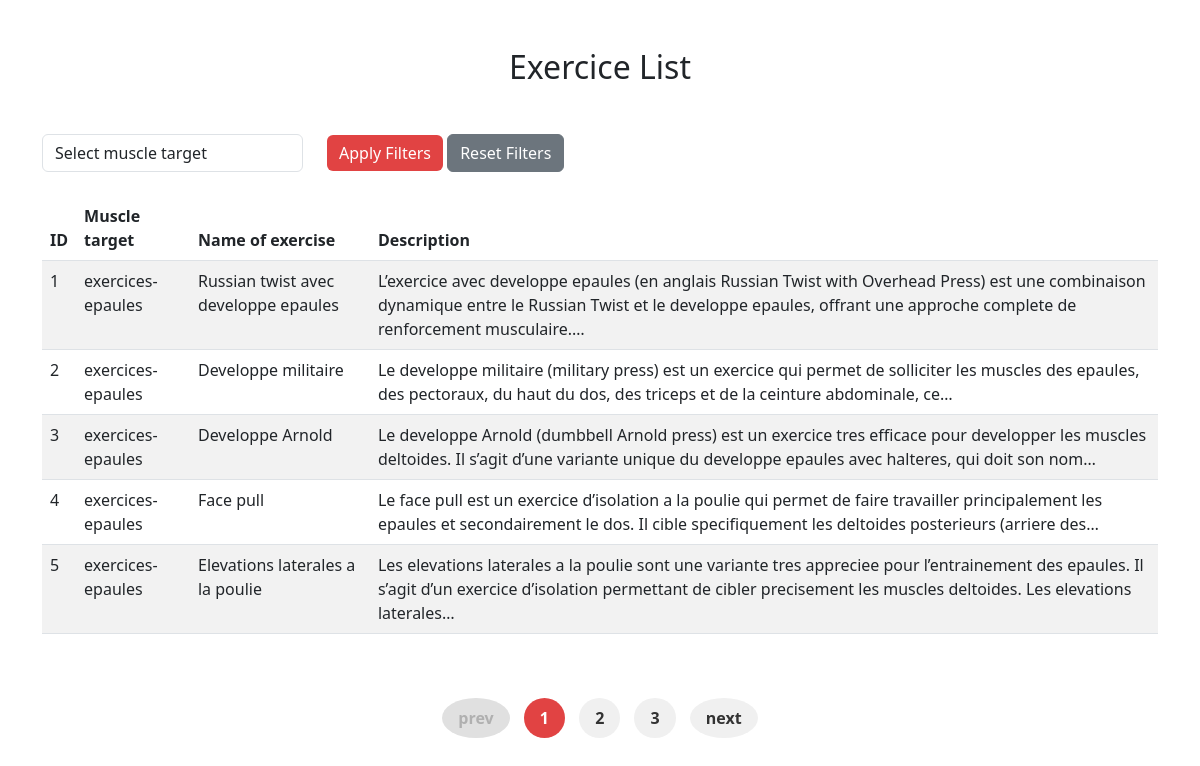
The page /exercices/ on the database its author committed.
### level_prediction/models.py (models this page shows, shortened)
class Exercice(models.Model):
    Name = models.CharField(max_length=100)
    Title = models.CharField(max_length=100)
    Excerpt = models.CharField(max_length=100)

### level_prediction/views.py (the view)
# urls.py: path('exercices/', views.exercices_list, name='exercices_list'),
def exercices_list(request):
    Name = request.GET.get('name', '')
    exercices = Exercice.objects.all()
    if Name:
        exercices = exercices.filter(Name=Name)
    exercices = exercices.order_by('id')  # Order by ID or any other field
    page_number = request.GET.get('page', 1)  # Default to page 1 if not specified
    paginator = Paginator(exercices, 5)  # **5 items per page**
    page_obj = paginator.get_page(page_number)
    return render(request, 'exercices.html', {'exercices': page_obj})

### level_prediction/Templates/exercices.html (shortened to what this page needs)
<!DOCTYPE html>
{% load static %}
<html lang="en">
<head>
    <link href="https://cdn.jsdelivr.net/npm/bootstrap@5.3.0-alpha1/dist/css/bootstrap.min.css" rel="stylesheet">
	<link rel="stylesheet" href="{% static 'css/pagination.css' %}">
</head>
<body>
<div class="container mt-5">
    <center><h2 class="mb-5">Exercice List</h2></center>
    <form method="GET" action="{% url 'exercices_list' %}">
        <div class="row mb-4">
            <div class="col-md-3">
                <select class="form-control" name="name">
                    <option value="">Select muscle target</option>
                </select>
            </div>
            <div class="col-md-3">
                <button type="submit" class="btn btn-primary" style="background-color: #E14343; color: white; border: none;">
                    Apply Filters
                  </button>
                <a href="{% url 'exercices_list' %}" class="btn btn-secondary">Reset Filters</a>
            </div>
        </div>
    </form>
    <table class="table table-striped table-class" id="table-id">
        <thead>
            <tr>
                <th>ID</th>
                <th>Muscle target</th>
                <th>Name of exercise</th>
                <th>Description</th>
            </tr>
        </thead>
        <tbody>
            {% for exercice in exercices %}
            <tr>
                <td>{{ forloop.counter }}</td>
                <td>{{ exercice.Name }}</td>
                <td>{{ exercice.Title }}</td>
                <td>{{ exercice.Excerpt }}</td>
            </tr>
            {% endfor %}
        </tbody>
    </table>
<center>
    <div class="content_detail__pagination cdp mt-5" actpage="{{ exercices.number }}">
        {% if exercices.has_previous %}
            <a href="?page=1" class="cdp_i">prev</a>
        {% else %}
            <a href="#" class="cdp_i disabled">prev</a>
        {% endif %}
        {% for page_num in exercices.paginator.page_range %}
            {% if page_num == exercices.number %}
                <a href="javascript:void(0)" class="cdp_i active">{{ page_num }}</a>
            {% elif page_num >= exercices.number|add:"-2" and page_num <= exercices.number|add:"2" %}
                <a href="?page={{ page_num }}" class="cdp_i">{{ page_num }}</a>
            {% endif %}
        {% endfor %}
        {% if exercices.has_next %}
            <a href="?page={{ features.next_page_number }}" class="cdp_i">next</a>
        {% else %}
            <a href="#" class="cdp_i disabled">next</a>
        {% endif %}
    </div>
</center>
</div>
</body>
</html>

### level_prediction/static/css/pagination.css (style rules this page uses)
.content_detail__pagination { text-align: center; display: inline-block; }
.cdp_i { display: inline-block; padding: 8px 16px; margin: 0 5px; background-color: #f0f0f0; border-radius: 50%; text-decoration: none; color: #333; font-weight: bold; transition: background-color 0.3s ease, color 0.3s ease; text-align: center; }
.cdp_i.active { background-color: #E14343; color: white; }
.cdp_i.disabled { background-color: #e0e0e0; color: #b0b0b0; pointer-events: none; }

### rows shown on the page
Exercice: Name "exercices-epaules", Title "Russian twist avec developpe epaules", Excerpt "L’exercice avec developpe epaules (en anglais Russian Twist with Overhead Press) est une combinaison dynamique entre le Russian Twist et le developpe epaules, offrant une approche complete de renforcement musculaire.…"
Exercice: Name "exercices-epaules", Title "Developpe militaire", Excerpt "Le developpe militaire (military press) est un exercice qui permet de solliciter les muscles des epaules, des pectoraux, du haut du dos, des triceps et de la ceinture abdominale, ce…"
Exercice: Name "exercices-epaules", Title "Developpe Arnold", Excerpt "Le developpe Arnold (dumbbell Arnold press) est un exercice tres efficace pour developper les muscles deltoides. Il s’agit d’une variante unique du developpe epaules avec halteres, qui doit son nom…"
Exercice: Name "exercices-epaules", Title "Face pull", Excerpt "Le face pull est un exercice d’isolation a la poulie qui permet de faire travailler principalement les epaules et secondairement le dos. Il cible specifiquement les deltoides posterieurs (arriere des…"
Exercice: Name "exercices-epaules", Title "Elevations laterales a la poulie", Excerpt "Les elevations laterales a la poulie sont une variante tres appreciee pour l’entrainement des epaules. Il s’agit d’un exercice d’isolation permettant de cibler precisement les muscles deltoides. Les elevations laterales…"

### other values the page prints
{{ page_num }} "1"
{{ page_num }} "2" "3"
